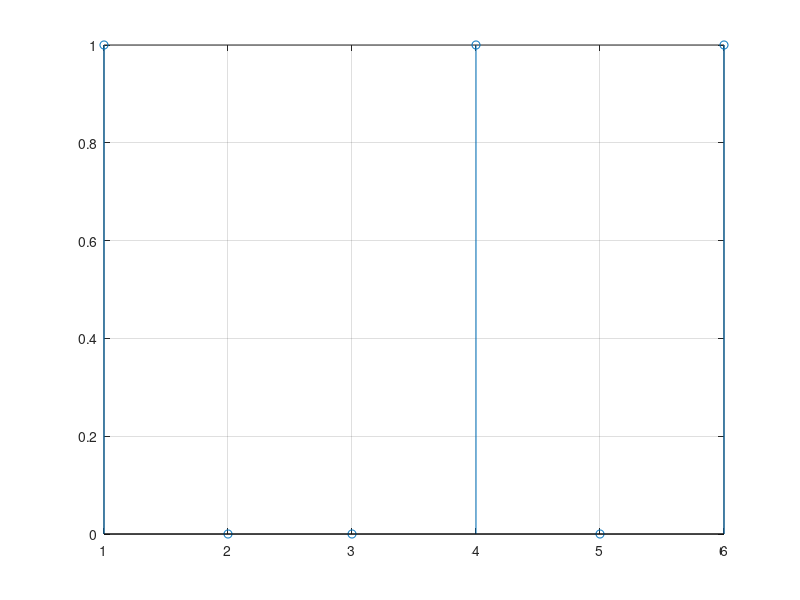

The MATLAB source for this figure:
    Fs = 12000;
    N = 6;
    n = 1:N;
    for i = 1:1:N
        v(i) = round(rand);
    end
    ts = 1/Fs;
    t = ts:ts:N*ts;
    plot(t,v)
    stem(n,v),grid